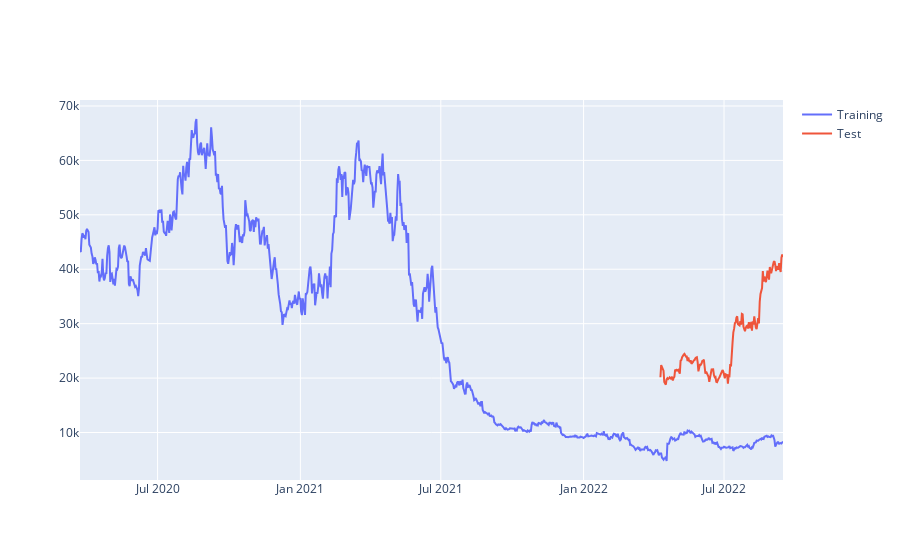

This figure's notebook cell:
### Code cell
train_df  = data.loc[:test_split_idx]
test_df   = data.loc[test_split_idx+1:]

fig = go.Figure()
fig.add_trace(go.Scatter(x=data1.date, y=train_df.close, name='Training'))
fig.add_trace(go.Scatter(x=data1.date,  y=test_df.close,  name='Test'))
fig.show()

### Figure 1 — Plotly figure (JSON) as saved in the notebook; plotly's stock layout.template omitted (floating-point values rounded to 4 significant figures; data arrays with more than 128 entries replaced by an {"elided": "..."} marker saying what was removed)
{"data": [{"name": "Training", "type": "scatter", "x": {"elided": "1104 str values"}, "y": {"elided": "907 float values"}}, {"name": "Test", "type": "scatter", "x": {"elided": "1104 str values"}, "y": {"elided": "159 float values"}}], "layout": {}}
